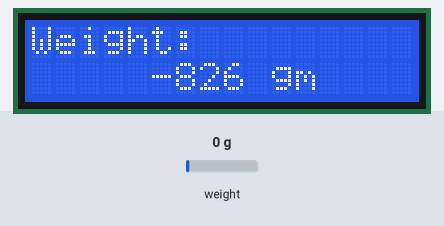
A sketch run on a simulated Arduino Uno, built with avr-gcc and run on an emulated ATmega328P. Shown: 16×2 character LCD. The inputs (shaded band) are chosen by the test bench; at power-on: weight on the scale 0 g.

Above: at 6.2 s.
6.3 s: weight on the scale set to 100 g
At 7.7 s:
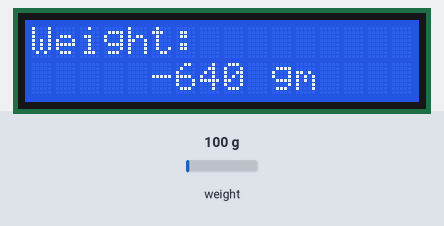
8.2 s: weight on the scale set to 1250 g
At 9.3 s:
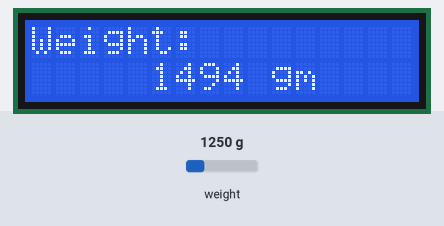
10.0 s: weight on the scale set to 2500 g
At 11.0 s:
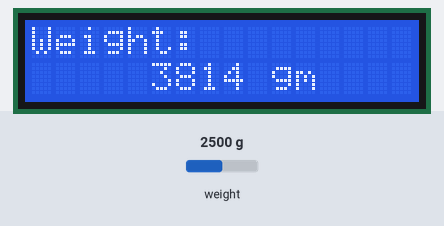
Timing chart, 0 to 13.0 s (numbered marks = the images above; inputs shaded):
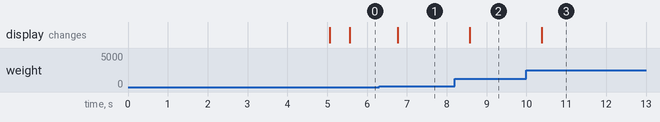

The sketch:

display_weight_in_lcd.ino
```cpp
#include "HX711.h"
#include <LiquidCrystal.h>

// HX711 circuit wiring
const int LOADCELL_DOUT_PIN = 2;
const int LOADCELL_SCK_PIN = 3;

HX711 scale;

float no_weight_reading = 186889.0;
float calibration_factor = 0.00442, weight_in_gram, reading;
int weight;

const int rs = 12, en = 11, d4 = 7, d5 = 6, d6 = 5, d7 = 4;
LiquidCrystal lcd(rs, en, d4, d5, d6, d7);

void setup() {

  scale.begin(LOADCELL_DOUT_PIN, LOADCELL_SCK_PIN);

  // set up the LCD's number of columns and rows:
  lcd.begin(16, 2);

  lcd.print("Apply Force!");
  delay(5000);
  lcd.clear();

  lcd.setCursor(0,0);

}

void loop() {

  if(scale.is_ready()){
      reading = scale.read_average(5);
      weight = int((reading - no_weight_reading)*calibration_factor);
      lcd.setCursor(0 ,0);
      lcd.print("Weight: ");
      lcd.setCursor(5, 1);
      lcd.print(weight);
      lcd.print(" gm");
    }
      else {
      lcd.print("Check connection");
    }
    delay(100);


}
```

Measured:
- after the input at 6.3 s, the display: changes after 0.47 s (image 1)
- after the input at 8.2 s, the display: changes after 0.38 s (image 2)
- after the input at 10.0 s, the display: changes after 0.39 s (image 3)
